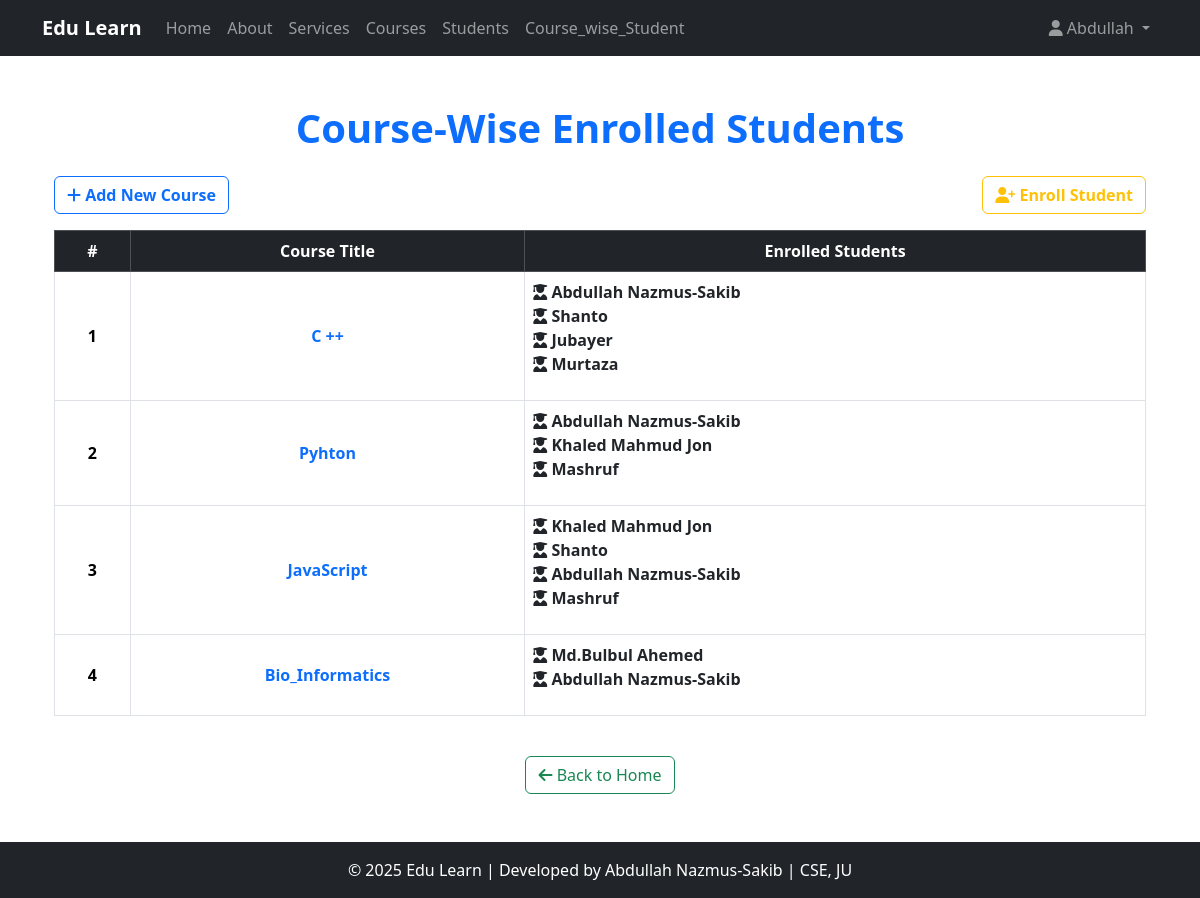
Page /Course_wise_Student/ (signed in) on the earlier database version.
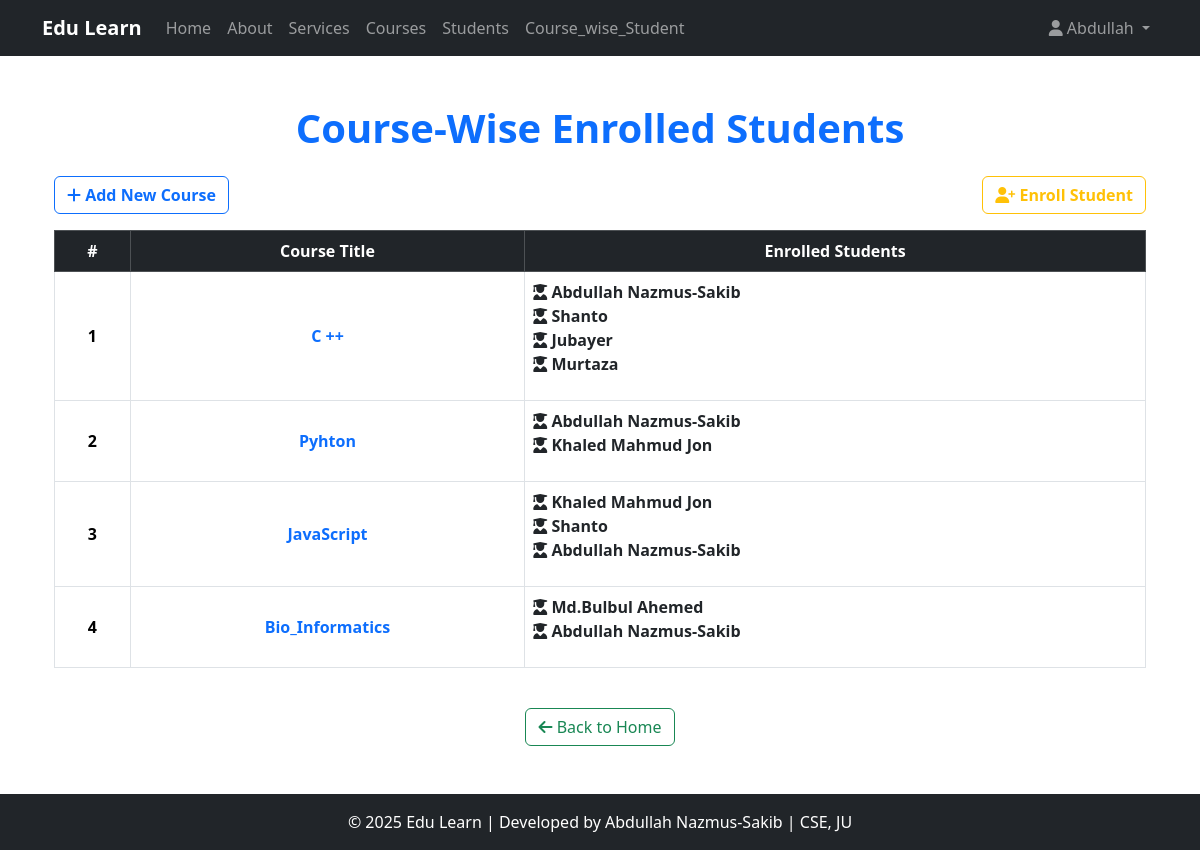
Same page on the later database version.
### Course_app/models.py (models this page shows, shortened)
class Course(models.Model):
    title = models.CharField(max_length=25)
    descriptions = models.TextField()
    durations = models.IntegerField(help_text="Durations in hours")
    thumbnail = models.ImageField(upload_to="courses_thumbnail/", null=True, blank=True)

class Student(models.Model):
    name = models.CharField(max_length=30)
    roll = models.IntegerField()
    email = models.EmailField(max_length=60,unique=True)
    enrolled_courses = models.ManyToManyField(Course, related_name="students")  # ✅ Changed related_name to plural

### Course_app/views.py (the view)
# urls.py: path('Course_wise_Student/',views.Course_wise_Student,name='Course_wise_Student'),
@login_required(login_url='login_user')
def Course_wise_Student(request):
    courses = Course.objects.all()
    context = {
        'courses':courses
    }
    return render(request,"Course_app/Course_wise_Student.html",context)

### templates/Course_app/Course_wise_Student.html (shortened to what this page needs)
{% extends 'Course_app/base.html' %}
{% block content %}
<div class="container">
    <div class="text-center mb-4">
        <h1 class="fw-bold text-primary">Course-Wise Enrolled Students</h1>
    </div>
    <div class="d-flex justify-content-between">
        <a href="{% url 'create_course' %}" class="btn btn-outline-primary fw-bold mb-3">
            <i class="fas fa-plus"></i> Add New Course
        </a>
        <a href="{% url 'Enroll_student' %}" class="btn btn-outline-warning fw-bold mb-3">
            <i class="fas fa-user-plus"></i> Enroll Student
        </a>
    </div>
    <div class="table-responsive">
        <table class="table table-bordered table-hover text-center align-middle">
            <thead class="table-dark">
                <tr>
                    <th>#</th>
                    <th>Course Title</th>
                    <th>Enrolled Students</th>
                </tr>
            </thead>
            <tbody>
                {% for course in courses %}
                <tr>
                    <td class="fw-bold">{{ forloop.counter }}</td>
                    <td class="text-primary fw-semibold">{{ course.title }}</td>
                    <td>
                        {% if course.students.all %}
                            <ul class="list-unstyled text-start">
                                {% for student in course.students.all %}
                                <li>
                                    <a href="{% url 'individual_student_detail' student.id %}" class="text-decoration-none fw-bold text-dark">
                                        <i class="fas fa-user-graduate"></i> {{ student.name }}
                                    </a>
                                </li>
                                {% endfor %}
                            </ul>
                        {% else %}
                            <span class="text-muted">No students enrolled</span>
                        {% endif %}
                    </td>
                </tr>
                {% empty %}
                <tr>
                    <td colspan="4" class="text-center text-danger fw-bold">No courses found.</td>
                </tr>
                {% endfor %}
            </tbody>
        </table>
    </div>
    <div class="d-flex justify-content-center mt-4">
        <a href="{% url 'course_list' %}" class="btn btn-outline-success">
            <i class="fas fa-arrow-left"></i> Back to Home
        </a>
    </div>
</div>
{% endblock content %}

Differences in the rows shown:
removed Student: name "Mashruf"
